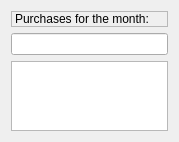
                 <widget class="QWidget" name="tboxPageBuyMonth">
                  <property name="geometry">
                   <rect>
                    <x>0</x>
                    <y>0</y>
                    <width>179</width>
                    <height>138</height>
                   </rect>
                  </property>
                  <attribute name="label">
                   <string>Purchase</string>
                  </attribute>
                  <layout class="QVBoxLayout" name="verticalLayout_24">
                   <item>
                    <widget class="QLabel" name="lblCalPriceBuyMonth">
                     <property name="frameShape">
                      <enum>QFrame::StyledPanel</enum>
                     </property>
                     <property name="frameShadow">
                      <enum>QFrame::Raised</enum>
                     </property>
                     <property name="text">
                      <string>Purchases for the month:</string>
                     </property>
                    </widget>
                   </item>
                   <item>
                    <widget class="vmLineEdit" name="txtCalPriceBuyMonth">
                     <property name="font">
                      <font>
                       <weight>75</weight>
                       <bold>true</bold>
                      </font>
                     </property>
                     <property name="readOnly">
                      <bool>true</bool>
                     </property>
                    </widget>
                   </item>
                   <item>
                    <widget class="vmListWidget" name="lstCalBuysMonth"/>
                   </item>
                  </layout>
                 </widget>
